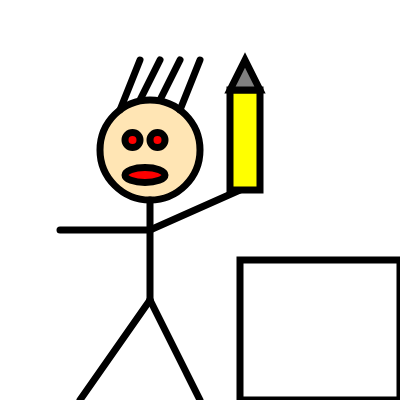
Frame 1 (no input)
Frame 60 (no input): identical to frame 1, image omitted
Frame 120 (the mouse pressed at the canvas centre since frame 60): identical to frame 1, image omitted

The p5.js sketch that drew this single still picture (run headless with seeded random() and noise() and a simulated clock; from frame 60 on, the mouse is pressed at the canvas centre):

// p5.js sketch
// ── sketch.js
function setup() {
  createCanvas(400, 400);
}

function draw() {
  background(255);
  var p = color(255, 229, 180) 
  var w = color(255, 255, 255)
  var g = color(128, 128, 128)
  fill(w)
  strokeWeight(7)
  rect(240, 260, 160, 140)
  fill(p)
  circle(150, 150, 100)
  line(150, 200, 150, 300)
  line(150, 300, 80, 400)
  line(150, 300, 200, 400)
  line(150, 230, 60, 230)
  line(150, 230, 240, 190)
  fill(255, 255, 0)
  rect(230, 90, 30, 100)
  fill(g)
  triangle(230, 90, 245, 60, 260, 90)
  fill(255, 0, 0)
  circle(132.5, 140, 15)
  circle(157.5, 140, 15)
  ellipse(145, 175, 40, 15)
  line(120, 110, 140, 60)
  line(140, 100, 160, 60)
  line(160, 100, 180, 60)
  line(180, 110, 200, 60)
}
